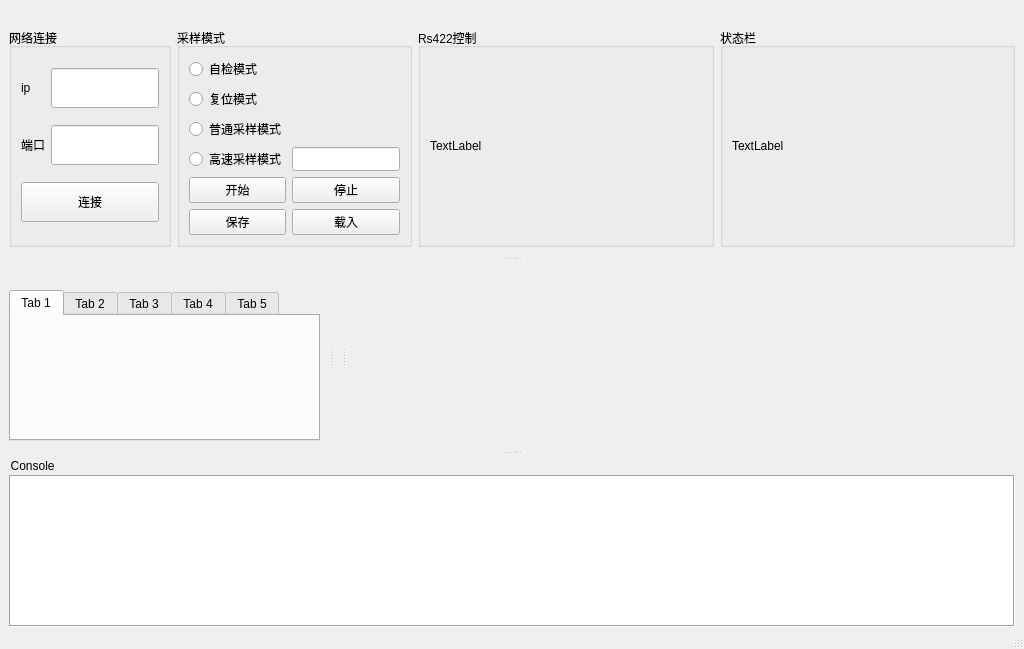
<?xml version="1.0" encoding="UTF-8"?>
<ui version="4.0">
 <class>MainWindow</class>
 <widget class="QMainWindow" name="MainWindow">
  <property name="geometry">
   <rect>
    <x>0</x>
    <y>0</y>
    <width>1024</width>
    <height>649</height>
   </rect>
  </property>
  <property name="windowTitle">
   <string>MainWindow</string>
  </property>
  <widget class="QWidget" name="centralwidget">
   <property name="enabled">
    <bool>false</bool>
   </property>
   <property name="sizePolicy">
    <sizepolicy hsizetype="Expanding" vsizetype="Expanding">
     <horstretch>0</horstretch>
     <verstretch>0</verstretch>
    </sizepolicy>
   </property>
  </widget>
  <widget class="QMenuBar" name="menubar">
   <property name="geometry">
    <rect>
     <x>0</x>
     <y>0</y>
     <width>1024</width>
     <height>21</height>
    </rect>
   </property>
  </widget>
  <widget class="QStatusBar" name="statusbar"/>
  <widget class="QDockWidget" name="dockWidget">
   <property name="minimumSize">
    <size>
     <width>90</width>
     <height>0</height>
    </size>
   </property>
   <property name="maximumSize">
    <size>
     <width>524287</width>
     <height>2000</height>
    </size>
   </property>
   <property name="features">
    <set>QDockWidget::NoDockWidgetFeatures</set>
   </property>
   <property name="windowTitle">
    <string>  Console</string>
   </property>
   <attribute name="dockWidgetArea">
    <number>8</number>
   </attribute>
   <widget class="QWidget" name="dockWidgetContents">
    <layout class="QGridLayout" name="gridLayout">
     <property name="leftMargin">
      <number>9</number>
     </property>
     <property name="topMargin">
      <number>0</number>
     </property>
     <property name="rightMargin">
      <number>9</number>
     </property>
     <property name="bottomMargin">
      <number>0</number>
     </property>
     <item row="0" column="0">
      <widget class="QTextBrowser" name="textBrowser_console">
       <property name="frameShape">
        <enum>QFrame::Box</enum>
       </property>
       <property name="frameShadow">
        <enum>QFrame::Sunken</enum>
       </property>
       <property name="lineWidth">
        <number>1</number>
       </property>
      </widget>
     </item>
    </layout>
   </widget>
  </widget>
  <widget class="QDockWidget" name="dockWidget_2">
   <property name="minimumSize">
    <size>
     <width>329</width>
     <height>188</height>
    </size>
   </property>
   <property name="features">
    <set>QDockWidget::NoDockWidgetFeatures</set>
   </property>
   <attribute name="dockWidgetArea">
    <number>1</number>
   </attribute>
   <widget class="QWidget" name="dockWidgetContents_2">
    <layout class="QHBoxLayout" name="horizontalLayout_3">
     <item>
      <widget class="QTabWidget" name="tabWidget">
       <property name="tabPosition">
        <enum>QTabWidget::North</enum>
       </property>
       <property name="tabShape">
        <enum>QTabWidget::Rounded</enum>
       </property>
       <property name="currentIndex">
        <number>0</number>
       </property>
       <property name="documentMode">
        <bool>false</bool>
       </property>
       <widget class="QWidget" name="tab_1">
        <attribute name="title">
         <string>Tab 1</string>
        </attribute>
       </widget>
       <widget class="QWidget" name="tab_2">
        <attribute name="title">
         <string>Tab 2</string>
        </attribute>
       </widget>
       <widget class="QWidget" name="tab_3">
        <attribute name="title">
         <string>Tab 3</string>
        </attribute>
       </widget>
       <widget class="QWidget" name="tab_4">
        <attribute name="title">
         <string>Tab 4</string>
        </attribute>
       </widget>
       <widget class="QWidget" name="tab_5">
        <attribute name="title">
         <string>Tab 5</string>
        </attribute>
       </widget>
      </widget>
     </item>
    </layout>
   </widget>
  </widget>
  <widget class="QDockWidget" name="dockWidget_3">
   <property name="sizePolicy">
    <sizepolicy hsizetype="Preferred" vsizetype="Preferred">
     <horstretch>0</horstretch>
     <verstretch>0</verstretch>
    </sizepolicy>
   </property>
   <property name="maximumSize">
    <size>
     <width>16777215</width>
     <height>500</height>
    </size>
   </property>
   <property name="features">
    <set>QDockWidget::NoDockWidgetFeatures</set>
   </property>
   <attribute name="dockWidgetArea">
    <number>4</number>
   </attribute>
   <widget class="QWidget" name="dockWidgetContents_3">
    <layout class="QGridLayout" name="gridLayout_7">
     <item row="0" column="0">
      <layout class="QHBoxLayout" name="horizontalLayout">
       <item>
        <widget class="QGroupBox" name="groupBox_network">
         <property name="sizePolicy">
          <sizepolicy hsizetype="Maximum" vsizetype="Preferred">
           <horstretch>0</horstretch>
           <verstretch>0</verstretch>
          </sizepolicy>
         </property>
         <property name="title">
          <string>网络连接</string>
         </property>
         <layout class="QGridLayout" name="gridLayout_2">
          <item row="2" column="0" colspan="2">
           <widget class="QPushButton" name="pushButton_Connect">
            <property name="sizePolicy">
             <sizepolicy hsizetype="Preferred" vsizetype="Preferred">
              <horstretch>0</horstretch>
              <verstretch>0</verstretch>
             </sizepolicy>
            </property>
            <property name="maximumSize">
             <size>
              <width>16777215</width>
              <height>40</height>
             </size>
            </property>
            <property name="text">
             <string>连接</string>
            </property>
           </widget>
          </item>
          <item row="1" column="1">
           <widget class="QLineEdit" name="lineEdit_Port">
            <property name="sizePolicy">
             <sizepolicy hsizetype="Preferred" vsizetype="Preferred">
              <horstretch>0</horstretch>
              <verstretch>0</verstretch>
             </sizepolicy>
            </property>
            <property name="maximumSize">
             <size>
              <width>16777215</width>
              <height>40</height>
             </size>
            </property>
           </widget>
          </item>
          <item row="0" column="1">
           <widget class="QLineEdit" name="lineEdit_IP">
            <property name="sizePolicy">
             <sizepolicy hsizetype="Preferred" vsizetype="Preferred">
              <horstretch>0</horstretch>
              <verstretch>0</verstretch>
             </sizepolicy>
            </property>
            <property name="maximumSize">
             <size>
              <width>16777215</width>
              <height>40</height>
             </size>
            </property>
           </widget>
          </item>
          <item row="0" column="0">
           <widget class="QLabel" name="label_ip">
            <property name="sizePolicy">
             <sizepolicy hsizetype="Preferred" vsizetype="Preferred">
              <horstretch>0</horstretch>
              <verstretch>0</verstretch>
             </sizepolicy>
            </property>
            <property name="maximumSize">
             <size>
              <width>16777215</width>
              <height>40</height>
             </size>
            </property>
            <property name="text">
             <string>ip</string>
            </property>
           </widget>
          </item>
          <item row="1" column="0">
           <widget class="QLabel" name="label_port">
            <property name="sizePolicy">
             <sizepolicy hsizetype="Preferred" vsizetype="Preferred">
              <horstretch>0</horstretch>
              <verstretch>0</verstretch>
             </sizepolicy>
            </property>
            <property name="maximumSize">
             <size>
              <width>16777215</width>
              <height>40</height>
             </size>
            </property>
            <property name="text">
             <string>端口</string>
            </property>
           </widget>
          </item>
         </layout>
        </widget>
       </item>
       <item>
        <widget class="QGroupBox" name="groupBox_mode">
         <property name="sizePolicy">
          <sizepolicy hsizetype="Maximum" vsizetype="Preferred">
           <horstretch>0</horstretch>
           <verstretch>0</verstretch>
          </sizepolicy>
         </property>
         <property name="title">
          <string>采样模式</string>
         </property>
         <layout class="QGridLayout" name="gridLayout_3">
          <item row="7" column="2">
           <widget class="QPushButton" name="pushButton_stop">
            <property name="sizePolicy">
             <sizepolicy hsizetype="Preferred" vsizetype="Preferred">
              <horstretch>0</horstretch>
              <verstretch>0</verstretch>
             </sizepolicy>
            </property>
            <property name="maximumSize">
             <size>
              <width>16777215</width>
              <height>40</height>
             </size>
            </property>
            <property name="text">
             <string>停止</string>
            </property>
           </widget>
          </item>
          <item row="6" column="1">
           <widget class="QRadioButton" name="radioButton_high_speed_mode">
            <property name="sizePolicy">
             <sizepolicy hsizetype="Preferred" vsizetype="Preferred">
              <horstretch>0</horstretch>
              <verstretch>0</verstretch>
             </sizepolicy>
            </property>
            <property name="maximumSize">
             <size>
              <width>16777215</width>
              <height>40</height>
             </size>
            </property>
            <property name="text">
             <string>高速采样模式</string>
            </property>
           </widget>
          </item>
          <item row="8" column="2">
           <widget class="QPushButton" name="pushButton_load">
            <property name="sizePolicy">
             <sizepolicy hsizetype="Preferred" vsizetype="Preferred">
              <horstretch>0</horstretch>
              <verstretch>0</verstretch>
             </sizepolicy>
            </property>
            <property name="maximumSize">
             <size>
              <width>16777215</width>
              <height>40</height>
             </size>
            </property>
            <property name="text">
             <string>载入</string>
            </property>
           </widget>
          </item>
          <item row="8" column="1">
           <widget class="QPushButton" name="pushButton_save">
            <property name="sizePolicy">
             <sizepolicy hsizetype="Preferred" vsizetype="Preferred">
              <horstretch>0</horstretch>
              <verstretch>0</verstretch>
             </sizepolicy>
            </property>
            <property name="maximumSize">
             <size>
              <width>16777215</width>
              <height>40</height>
             </size>
            </property>
            <property name="text">
             <string>保存</string>
            </property>
           </widget>
          </item>
          <item row="3" column="1">
           <widget class="QRadioButton" name="radioButton_normal_mode">
            <property name="sizePolicy">
             <sizepolicy hsizetype="Preferred" vsizetype="Preferred">
              <horstretch>0</horstretch>
              <verstretch>0</verstretch>
             </sizepolicy>
            </property>
            <property name="maximumSize">
             <size>
              <width>16777215</width>
              <height>40</height>
             </size>
            </property>
            <property name="text">
             <string>普通采样模式</string>
            </property>
           </widget>
          </item>
          <item row="7" column="1">
           <widget class="QPushButton" name="pushButton_start">
            <property name="sizePolicy">
             <sizepolicy hsizetype="Preferred" vsizetype="Preferred">
              <horstretch>0</horstretch>
              <verstretch>0</verstretch>
             </sizepolicy>
            </property>
            <property name="maximumSize">
             <size>
              <width>16777215</width>
              <height>40</height>
             </size>
            </property>
            <property name="text">
             <string>开始</string>
            </property>
           </widget>
          </item>
          <item row="1" column="1">
           <widget class="QRadioButton" name="radioButton_reset_mode">
            <property name="text">
             <string>复位模式</string>
            </property>
           </widget>
          </item>
          <item row="6" column="2">
           <widget class="QLineEdit" name="lineEdit_high_speed_channel">
            <property name="sizePolicy">
             <sizepolicy hsizetype="Preferred" vsizetype="Preferred">
              <horstretch>0</horstretch>
              <verstretch>0</verstretch>
             </sizepolicy>
            </property>
            <property name="maximumSize">
             <size>
              <width>16777215</width>
              <height>40</height>
             </size>
            </property>
           </widget>
          </item>
          <item row="0" column="1">
           <widget class="QRadioButton" name="radioButton_selfcheck_mode">
            <property name="sizePolicy">
             <sizepolicy hsizetype="Preferred" vsizetype="Preferred">
              <horstretch>0</horstretch>
              <verstretch>0</verstretch>
             </sizepolicy>
            </property>
            <property name="maximumSize">
             <size>
              <width>16777215</width>
              <height>40</height>
             </size>
            </property>
            <property name="text">
             <string>自检模式</string>
            </property>
           </widget>
          </item>
         </layout>
        </widget>
       </item>
       <item>
        <widget class="QGroupBox" name="groupBox">
         <property name="title">
          <string>Rs422控制</string>
         </property>
         <layout class="QGridLayout" name="gridLayout_5">
          <item row="0" column="0">
           <widget class="QLabel" name="label">
            <property name="text">
             <string>TextLabel</string>
            </property>
           </widget>
          </item>
         </layout>
        </widget>
       </item>
       <item>
        <widget class="QGroupBox" name="groupBox_2">
         <property name="title">
          <string>状态栏</string>
         </property>
         <layout class="QGridLayout" name="gridLayout_6">
          <item row="0" column="0">
           <widget class="QLabel" name="label_2">
            <property name="text">
             <string>TextLabel</string>
            </property>
           </widget>
          </item>
         </layout>
        </widget>
       </item>
      </layout>
     </item>
    </layout>
   </widget>
  </widget>
  <widget class="QDockWidget" name="dockWidget_4">
   <property name="minimumSize">
    <size>
     <width>677</width>
     <height>188</height>
    </size>
   </property>
   <property name="features">
    <set>QDockWidget::NoDockWidgetFeatures</set>
   </property>
   <attribute name="dockWidgetArea">
    <number>2</number>
   </attribute>
   <widget class="QWidget" name="dockWidgetContents_4">
    <layout class="QGridLayout" name="gridLayout_4">
     <item row="0" column="0">
      <layout class="QVBoxLayout" name="verticalLayout"/>
     </item>
    </layout>
   </widget>
  </widget>
  <zorder>dockWidget</zorder>
  <zorder>dockWidget_3</zorder>
  <zorder>dockWidget_4</zorder>
  <zorder>dockWidget_2</zorder>
 </widget>
 <resources/>
 <connections/>
</ui>
